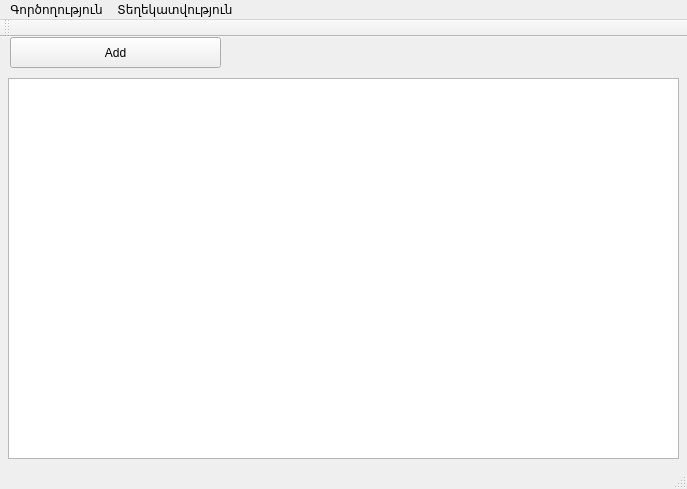
<?xml version="1.0" encoding="UTF-8"?>
<ui version="4.0">
 <class>MainWindow</class>
 <widget class="QMainWindow" name="MainWindow">
  <property name="geometry">
   <rect>
    <x>0</x>
    <y>0</y>
    <width>687</width>
    <height>489</height>
   </rect>
  </property>
  <property name="windowTitle">
   <string>MainWindow</string>
  </property>
  <widget class="QWidget" name="centralWidget">
   <widget class="QPushButton" name="addButton">
    <property name="geometry">
     <rect>
      <x>10</x>
      <y>0</y>
      <width>211</width>
      <height>31</height>
     </rect>
    </property>
    <property name="text">
     <string>Add</string>
    </property>
   </widget>
   <widget class="QTableView" name="tableView">
    <property name="geometry">
     <rect>
      <x>8</x>
      <y>41</y>
      <width>671</width>
      <height>381</height>
     </rect>
    </property>
   </widget>
  </widget>
  <widget class="QMenuBar" name="menuBar">
   <property name="geometry">
    <rect>
     <x>0</x>
     <y>0</y>
     <width>687</width>
     <height>26</height>
    </rect>
   </property>
   <widget class="QMenu" name="menu">
    <property name="title">
     <string>Գործողություն</string>
    </property>
   </widget>
   <widget class="QMenu" name="menu_2">
    <property name="title">
     <string>Տեղեկատվություն</string>
    </property>
    <addaction name="department"/>
    <addaction name="position"/>
    <addaction name="schedule"/>
    <addaction name="schedule_type"/>
    <addaction name="tourniquet"/>
    <addaction name="employer_ids"/>
    <addaction name="employer"/>
    <addaction name="address"/>
    <addaction name="phone_number"/>
   </widget>
   <addaction name="menu"/>
   <addaction name="menu_2"/>
  </widget>
  <widget class="QToolBar" name="mainToolBar">
   <attribute name="toolBarArea">
    <enum>TopToolBarArea</enum>
   </attribute>
   <attribute name="toolBarBreak">
    <bool>false</bool>
   </attribute>
  </widget>
  <widget class="QStatusBar" name="statusBar"/>
  <action name="department">
   <property name="text">
    <string>Բաժին</string>
   </property>
  </action>
  <action name="position">
   <property name="text">
    <string>Պաշտոն</string>
   </property>
  </action>
  <action name="schedule">
   <property name="text">
    <string>Գրաֆիկ</string>
   </property>
  </action>
  <action name="schedule_type">
   <property name="text">
    <string>Ռեժիմ</string>
   </property>
  </action>
  <action name="tourniquet">
   <property name="text">
    <string>Տուրնիկետ</string>
   </property>
  </action>
  <action name="employer_ids">
   <property name="text">
    <string>ID</string>
   </property>
  </action>
  <action name="employer">
   <property name="text">
    <string>Աշխատակից</string>
   </property>
  </action>
  <action name="address">
   <property name="text">
    <string>Հասցե</string>
   </property>
  </action>
  <action name="phone_number">
   <property name="text">
    <string>Հեռախոս</string>
   </property>
  </action>
 </widget>
 <layoutdefault spacing="6" margin="11"/>
 <resources/>
 <connections/>
</ui>
